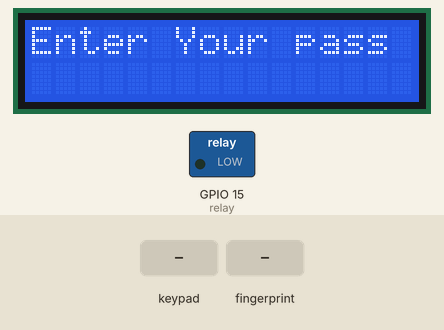
Simulated run of this sketch. Board: ESP32. Shown: 16×2 character LCD, switched loads named in the sketch (green lamp = pin HIGH). The test bench sets the inputs (shaded band). The RemoteXY app is connected; what the sketch prints to the serial monitor is not drawn.

Above: at 2.4 s.
2.5 s: keypad keys 2 5 8 0 # pressed 0.4 s apart
At 4.7 s:
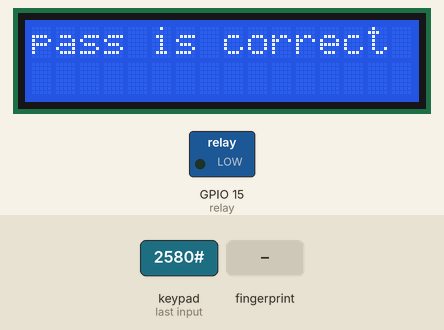
7.5 s: finger stored as number 1 placed on the sensor
At 10.0 s:
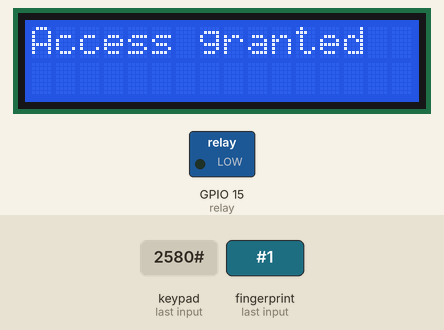
10.3 s: key '#' pressed
At 11.4 s:
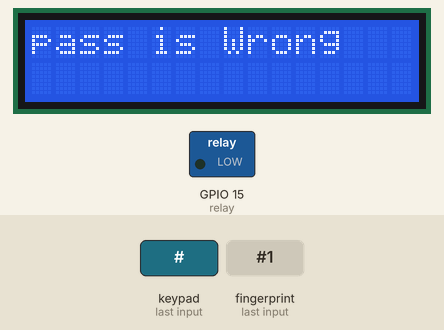
13.3 s: key 'D' pressed
At 14.1 s:
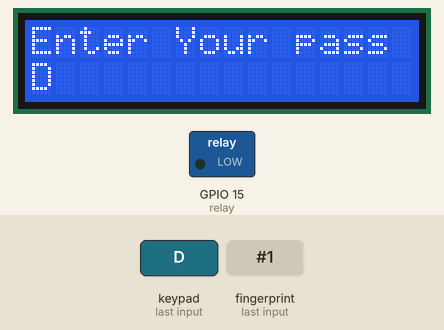
15.0 s: keypad keys 2 5 8 0 A pressed 0.4 s apart
At 17.3 s:
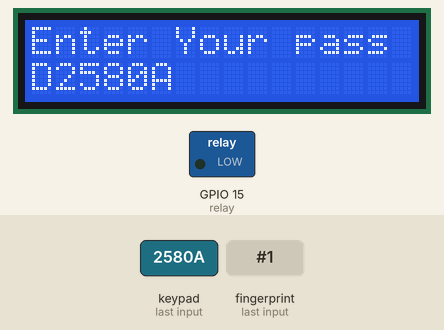
18.5 s: key 'C' pressed
At 19.6 s:
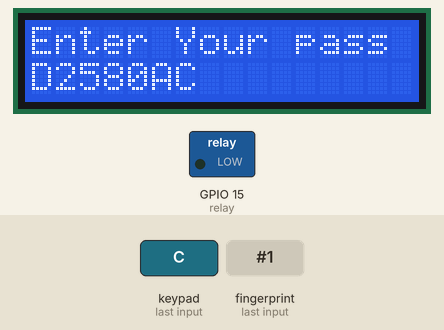
Timing chart, 0 to 21.0 s (numbered marks = the images above; inputs shaded):
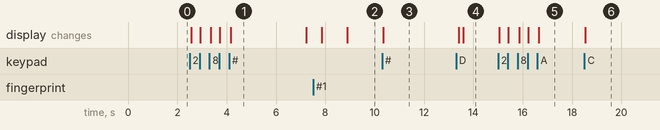

The sketch:

gradution_project_RemoteXY.ino
```cpp
#include <Adafruit_Fingerprint.h>

#if (defined(__AVR__) || defined(ESP8266)) && !defined(__AVR_ATmega2560__)
// For UNO and others without hardware serial, we must use software serial...
// pin #2 is IN from sensor (GREEN wire)
// pin #3 is OUT from arduino  (WHITE wire)
// Set up the serial port to use softwareserial..
SoftwareSerial mySerial(2, 3);

#else
// On Leonardo/M0/etc, others with hardware serial, use hardware serial!
// #0 is green wire, #1 is white
#define mySerial Serial2

#endif


Adafruit_Fingerprint finger = Adafruit_Fingerprint(&mySerial);

//////////////////////////////////////////////
//        RemoteXY include library          //
//////////////////////////////////////////////

// you can enable debug logging to Serial at 115200
//#define REMOTEXY__DEBUGLOG

// RemoteXY select connection mode and include library
#define REMOTEXY_MODE__WIFI_CLOUD

#include <WiFi.h>

// RemoteXY connection settings
#define REMOTEXY_WIFI_SSID "Smart"
#define REMOTEXY_WIFI_PASSWORD "Stsmarttec"
#define REMOTEXY_CLOUD_SERVER "cloud.remotexy.com"
#define REMOTEXY_CLOUD_PORT 6376
#define REMOTEXY_CLOUD_TOKEN "f1aff747ae28bc322d4f94c4a6458611"


#include <RemoteXY.h>

// RemoteXY GUI configuration
#pragma pack(push, 1)
uint8_t RemoteXY_CONF[] =   // 36 bytes
  { 255,1,0,0,0,29,0,18,0,0,0,31,1,106,200,1,1,1,0,2,
  22,83,63,31,0,2,26,31,31,79,78,0,79,70,70,0 };

// this structure defines all the variables and events of your control interface
struct {

    // input variables
  uint8_t switch_01; // =1 if switch ON and =0 if OFF

    // other variable
  uint8_t connect_flag;  // =1 if wire connected, else =0

} RemoteXY;
#pragma pack(pop)

/////////////////////////////////////////////
//           END RemoteXY include          //
/////////////////////////////////////////////

#include <Keypad.h>

const int ROW_NUM = 4; //four rows const
const int COLUMN_NUM = 4; //four columns

char keys[ROW_NUM][COLUMN_NUM] = {
  {'D', 'C', 'B', 'A'},
  {'#', '9', '6', '3'},
  {'0', '8', '5', '2'},
  {'*', '7', '4', '1'},
};

byte pin_rows[ROW_NUM] = {32, 33, 25, 26};//connect to the row pinouts
byte pin_column[COLUMN_NUM] = {27, 14, 12, 13}; //connect to the column pinouts
Keypad keypad(makeKeymap(keys),pin_rows,pin_column,ROW_NUM, COLUMN_NUM);

#include <LiquidCrystal_I2C.h> // Lcd library
#include <Wire.h> // I2C communication library
LiquidCrystal_I2C Lcd(0x27, 16, 2);

#define relay 15

const String password = "2580"; // change your password here

String input_password;

int count = 0;

bool relay_switch = false;
bool fingerprint_state = false;
bool  password_state = false;

void setup()
{
  RemoteXY_Init ();

  pinMode(relay, OUTPUT);

  input_password.reserve(8);
  Lcd.init();
Lcd.backlight();
Lcd.print("Enter Your pass");
Lcd.setCursor(0, 1);

  Serial.begin(57600);
    //fingerprint code
  while (!Serial);  // For Yun/Leo/Micro/Zero/...
  delay(100);
  Serial.println("\n\nAdafruit finger detect test");

  // set the data rate for the sensor serial port
  finger.begin(57600);
  delay(5);
  if (finger.verifyPassword()) {
    Serial.println("Found fingerprint sensor!");
  } else {
    Serial.println("Did not find fingerprint sensor :(");
    while (1) { delay(1); }
  }

  Serial.println(F("Reading sensor parameters"));
  finger.getParameters();
  Serial.print(F("Status: 0x")); Serial.println(finger.status_reg, HEX);
  Serial.print(F("Sys ID: 0x")); Serial.println(finger.system_id, HEX);
  Serial.print(F("Capacity: ")); Serial.println(finger.capacity);
  Serial.print(F("Security level: ")); Serial.println(finger.security_level);
  Serial.print(F("Device address: ")); Serial.println(finger.device_addr, HEX);
  Serial.print(F("Packet len: ")); Serial.println(finger.packet_len);
  Serial.print(F("Baud rate: ")); Serial.println(finger.baud_rate);

  finger.getTemplateCount();

  if (finger.templateCount == 0) {
    Serial.print("Sensor doesn't contain any fingerprint data. Please run the 'enroll' example.");
  }
  else {
    Serial.println("Waiting for valid finger...");
      Serial.print("Sensor contains "); Serial.print(finger.templateCount); Serial.println(" templates");
  }

}

void loop()
{
  RemoteXY_Handler ();


  getFingerprintID();

  relay_switch = RemoteXY.switch_01;

char key = keypad.getKey();
if (key)
{
Serial.println(key);
if (key == '*')
{
if (count > 0)
{
count--;
input_password.remove(count);
Lcd.setCursor(count, 1);
Lcd.print (" ");
} }
else if (key == '#')
{
if (password == input_password)
{
 password_state = true;
for (int i = 0; i < 3; i++) {
Lcd.setCursor(0, 0);
Lcd.clear();
Lcd.print("pass is correct");
delay(1000);
Lcd.setCursor(0, 0);
Lcd.clear();
 }
Lcd.print("Enter Your pass");
Lcd.setCursor(0, 1);
}
else {
    password_state = false;
for (int i = 0; i < 3; i++) {
Lcd.setCursor(0, 0);
Lcd.clear();
Lcd.print("pass is Wrong");
delay(1000);
Lcd.setCursor(0, 0);
Lcd.clear(); }
Lcd.print("Enter Your pass");
Lcd.setCursor(0, 1);
}
input_password = "";
count = 0;
}
else
{
input_password += key;
Lcd.setCursor(count, 1);
Lcd.print(key);
count++;
Serial.print("count = ");
Serial.println(count);
}
Serial.println(input_password);
} // end of if(key)


  if(fingerprint_state && password_state)
  {

    Lcd.setCursor(0, 0);
    Lcd.clear();
    Lcd.print("Access granted");
    digitalWrite(relay,relay_switch);
   }


  // TODO you loop code
  // use the RemoteXY structure for data transfer
  // do not call delay(), use instead RemoteXY_delay()


}


uint8_t getFingerprintID() {
  uint8_t p = finger.getImage();
  switch (p) {
    case FINGERPRINT_OK:
      Serial.println("Image taken");
      break;
    case FINGERPRINT_NOFINGER:
      Serial.println("No finger detected");
      return p;
    case FINGERPRINT_PACKETRECIEVEERR:
      Serial.println("Communication error");
      return p;
    case FINGERPRINT_IMAGEFAIL:
      Serial.println("Imaging error");
      return p;
    default:
      Serial.println("Unknown error");
      return p;
  }

  // OK success!

  p = finger.image2Tz();
  switch (p) {
    case FINGERPRINT_OK:
      Serial.println("Image converted");
      break;
    case FINGERPRINT_IMAGEMESS:
      Serial.println("Image too messy");
      return p;
    case FINGERPRINT_PACKETRECIEVEERR:
      Serial.println("Communication error");
      return p;
    case FINGERPRINT_FEATUREFAIL:
      Serial.println("Could not find fingerprint features");
      return p;
    case FINGERPRINT_INVALIDIMAGE:
      Serial.println("Could not find fingerprint features");
      return p;
    default:
      Serial.println("Unknown error");
      return p;
  }

  // OK converted!
  p = finger.fingerSearch();
  if (p == FINGERPRINT_OK) {
    Serial.println("Found a print match!");
    fingerprint_state = true;
        Lcd.clear();
    Lcd.setCursor(0, 0);
    Lcd.print("Found");
    Lcd.setCursor(4, 1);
    Lcd.print("fingerprint");
    delay(1000);
    Lcd.clear();
Lcd.setCursor(0, 0);
Lcd.print("Enter Your pass");
  } else if (p == FINGERPRINT_PACKETRECIEVEERR) {
    Serial.println("Communication error");
    fingerprint_state = false;
    Lcd.clear();
    Lcd.setCursor(0, 0);
    Lcd.print("Access denied");
    delay(1000);
    Lcd.clear();
Lcd.setCursor(0, 0);
Lcd.print("Enter Your pass");
    return p;
  } else if (p == FINGERPRINT_NOTFOUND) {
    Serial.println("Did not find a match");
    fingerprint_state = false;
    Lcd.clear();
    Lcd.setCursor(0, 0);
    Lcd.print("Access denied");
    delay(1000);
    Lcd.clear();
Lcd.setCursor(0, 0);
Lcd.print("Enter Your pass");
    return p;
  } else {
    Serial.println("Unknown error");
    fingerprint_state = false;
    Lcd.clear();
    Lcd.setCursor(0, 0);
    Lcd.print("Access denied");
    delay(1000);
    Lcd.clear();
Lcd.setCursor(0, 0);
Lcd.print("Enter Your pass");
    return p;
  }

  // found a match!
  Serial.print("Found ID #"); Serial.print(finger.fingerID);
  Serial.print(" with confidence of "); Serial.println(finger.confidence);

  return finger.fingerID;
}

// returns -1 if failed, otherwise returns ID #
int getFingerprintIDez() {
  uint8_t p = finger.getImage();
  if (p != FINGERPRINT_OK)  return -1;

  p = finger.image2Tz();
  if (p != FINGERPRINT_OK)  return -1;

  p = finger.fingerFastSearch();
  if (p != FINGERPRINT_OK)  return -1;

  // found a match!
  Serial.print("Found ID #"); Serial.print(finger.fingerID);
  Serial.print(" with confidence of "); Serial.println(finger.confidence);
  return finger.fingerID;
}
```

Measured:
- after the input at 2.5 s, the display: first changes after 0.06 s (image 1 shows a later state)
- after the input at 7.5 s, the display: first changes after 0.35 s (image 2 shows a later state)
- after the input at 10.3 s, the display: changes after 0.05 s (image 3)
- after the input at 13.3 s, the display: first differs from a run without the input after 0.29 s (image 4)
- after the input at 15.0 s, the display: first changes after 0.06 s (image 5 shows a later state)
- after the input at 18.5 s, the display: changes at once (image 6)
- what the display in image 1 shows lasts 3.0 s, from 4.2 s to 7.2 s
